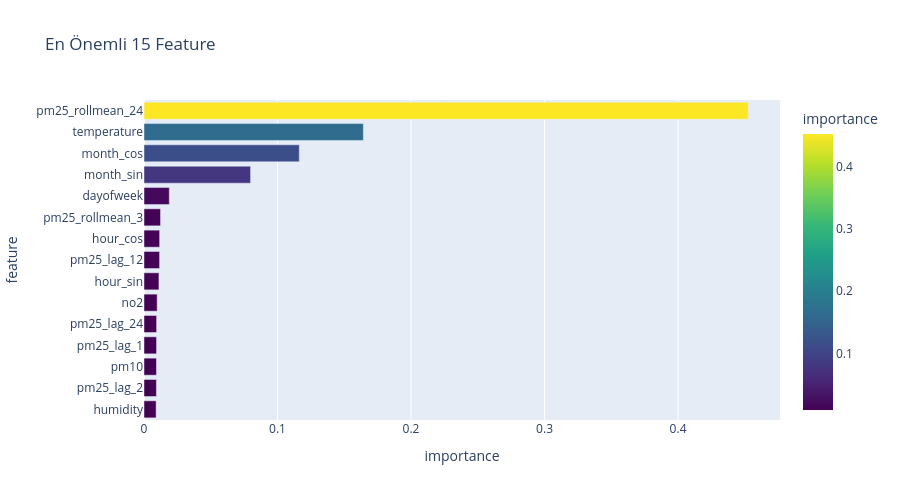

The notebook cell this image was saved under:
### Code cell
# Feature importance
imp = feature_importance(model, feats)
top15 = imp.head(15)

fig = px.bar(top15.iloc[::-1], x='importance', y='feature', orientation='h',
              title='En Önemli 15 Feature',
              color='importance', color_continuous_scale='Viridis')
fig.update_layout(height=500, showlegend=False)
fig.show()

print('\nTop 5:')
print(top15.head().to_string(index=False))

### Figure 1 — Plotly figure (JSON) as saved in the notebook; plotly's stock layout.template omitted (floating-point values rounded to 4 significant figures)
{"data": [{"hovertemplate": "importance=%{marker.color}<br>feature=%{y}<extra></extra>", "legendgroup": "", "marker": {"color": [0.009077, 0.009295, 0.009316, 0.009398, 0.00944, 0.009862, 0.01119, 0.01168, 0.01172, 0.01239, 0.01894, 0.07982, 0.1163, 0.1643, 0.4526], "coloraxis": "coloraxis", "pattern": {"shape": ""}}, "name": "", "orientation": "h", "showlegend": false, "textposition": "auto", "type": "bar", "x": [0.009077, 0.009295, 0.009316, 0.009398, 0.00944, 0.009862, 0.01119, 0.01168, 0.01172, 0.01239, 0.01894, 0.07982, 0.1163, 0.1643, 0.4526], "xaxis": "x", "y": ["humidity", "pm25_lag_2", "pm10", "pm25_lag_1", "pm25_lag_24", "no2", "hour_sin", "pm25_lag_12", "hour_cos", "pm25_rollmean_3", "dayofweek", "month_sin", "month_cos", "temperature", "pm25_rollmean_24"], "yaxis": "y"}], "layout": {"barmode": "relative", "coloraxis": {"colorbar": {"title": {"text": "importance"}}, "colorscale": [[0.0, "#440154"], [0.1111, "#482878"], [0.2222, "#3e4989"], [0.3333, "#31688e"], [0.4444, "#26828e"], [0.5556, "#1f9e89"], [0.6667, "#35b779"], [0.7778, "#6ece58"], [0.8889, "#b5de2b"], [1.0, "#fde725"]]}, "height": 500, "legend": {"tracegroupgap": 0}, "showlegend": false, "title": {"text": "En Önemli 15 Feature"}, "xaxis": {"anchor": "y", "domain": [0.0, 1.0], "title": {"text": "importance"}}, "yaxis": {"anchor": "x", "domain": [0.0, 1.0], "title": {"text": "feature"}}}}
